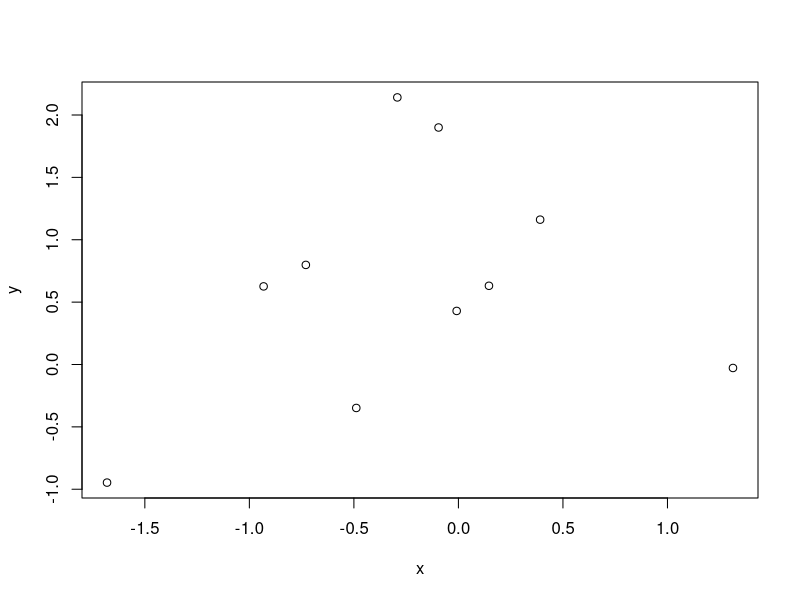
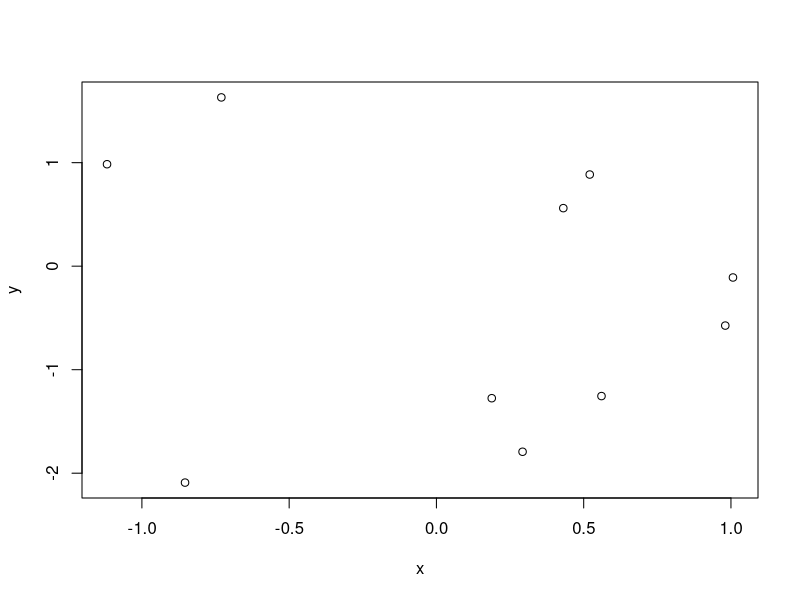
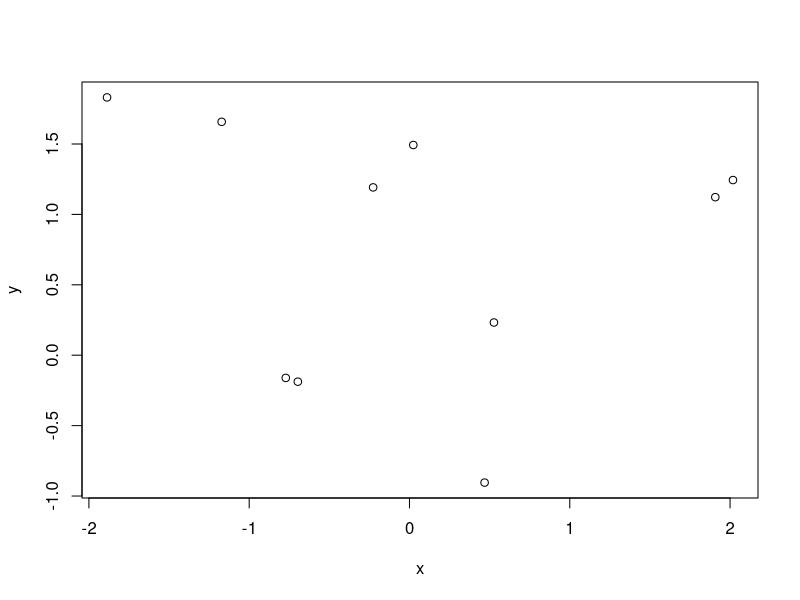
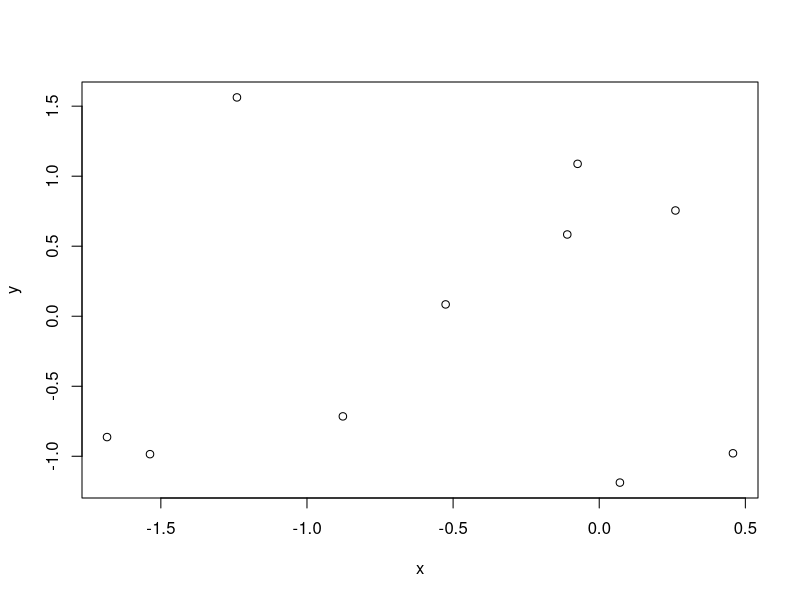
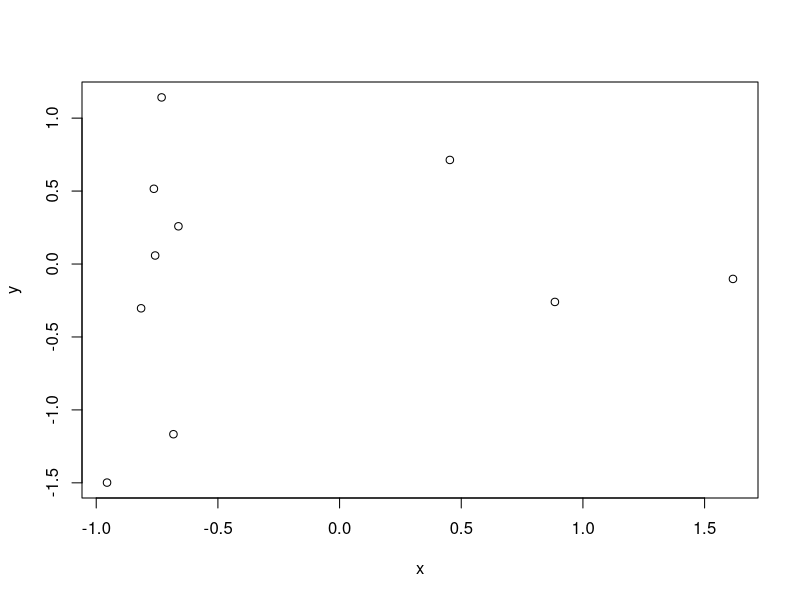
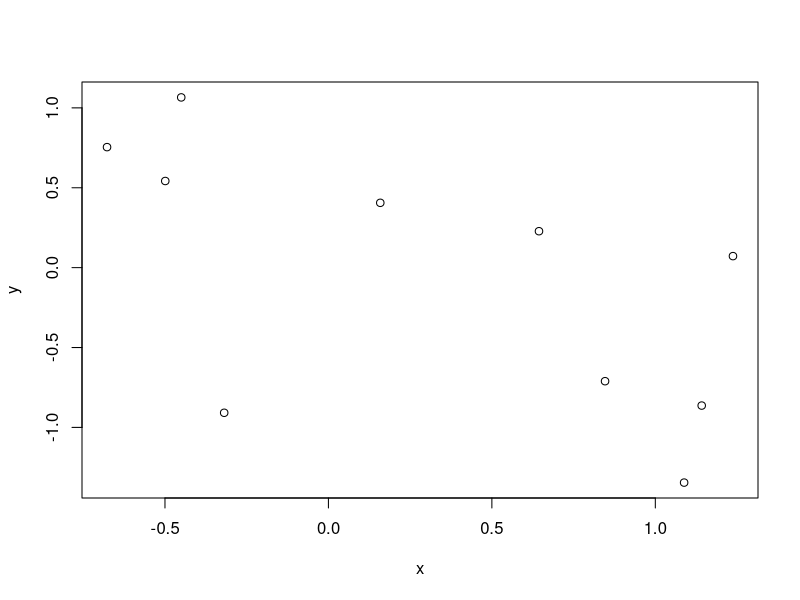
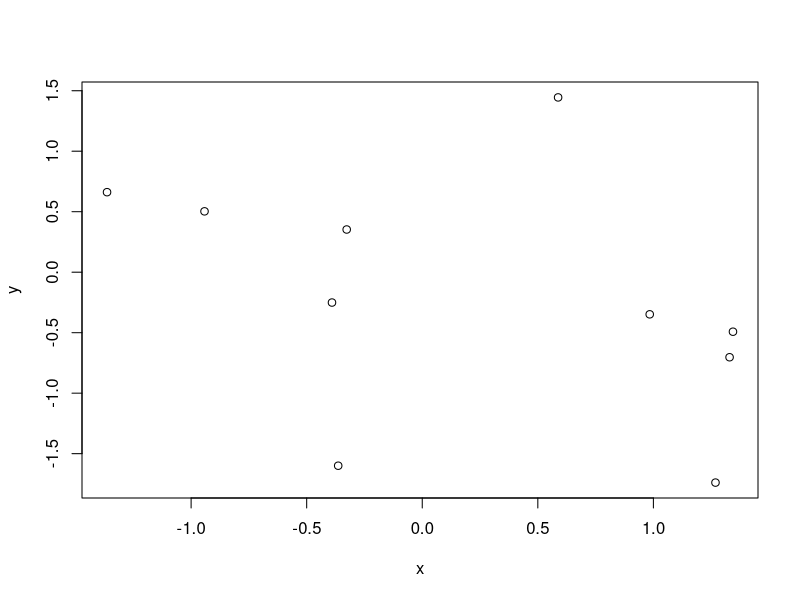
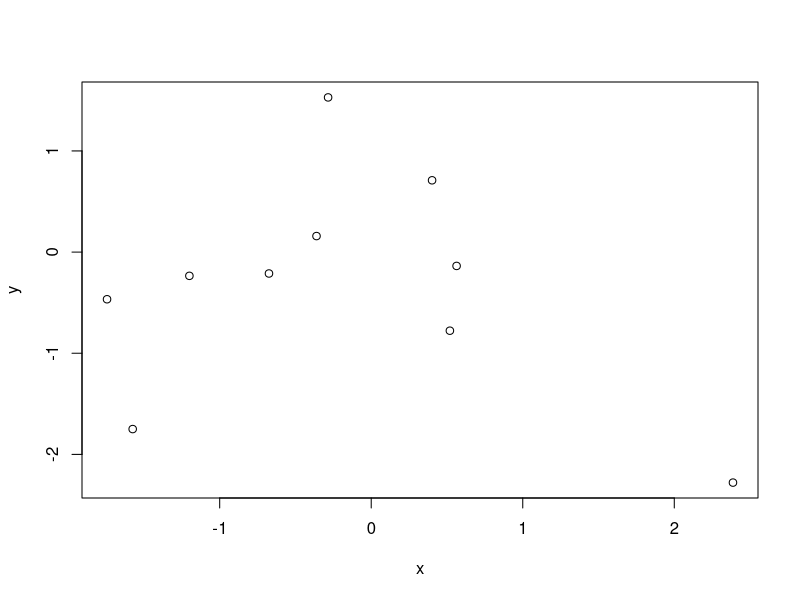

Write the R code that produced these figures, in order.
# how to convert images

getwd()
setwd("C:/Users/calli/Desktop/")
ii =1


newDir = "ImgsToVid"

dir.create(newDir)


for(ii in 1:10){
  x = rnorm(10)
  y = rnorm(10)
  imgName = formatC(x = ii, width = 4, flag = "0") # add leading zeros
  fnme = file.path(newDir,paste0(imgName, ".png") )
  png(filename = fnme, width = 4, height = 4, units = "in", res = 1000)
  plot(x, y)
  dev.off()
  
}



# run ffmpeg in terminal

# converting a directory of png images to a video
# files are saved with leading zeros
# -r is output frame rate
# first image is 0001.png
# this allows the file to be played on many platforms: -c:v libx264 -pix_fmt yuv420p 
# this specifies the scaling algorithm, but doesn't do any actual scaling: -vf "scale=trunc(iw/2)*2:trunc(ih/2)*2"


# change directory to the directory with all the images
#### cd ImgsToVid

#### ffmpeg -start_number 1 -r 29 -i %04d.png -vf "scale=trunc(iw/2)*2:trunc(ih/2)*2" -c:v libx264 -pix_fmt yuv420p -y output.mp4

